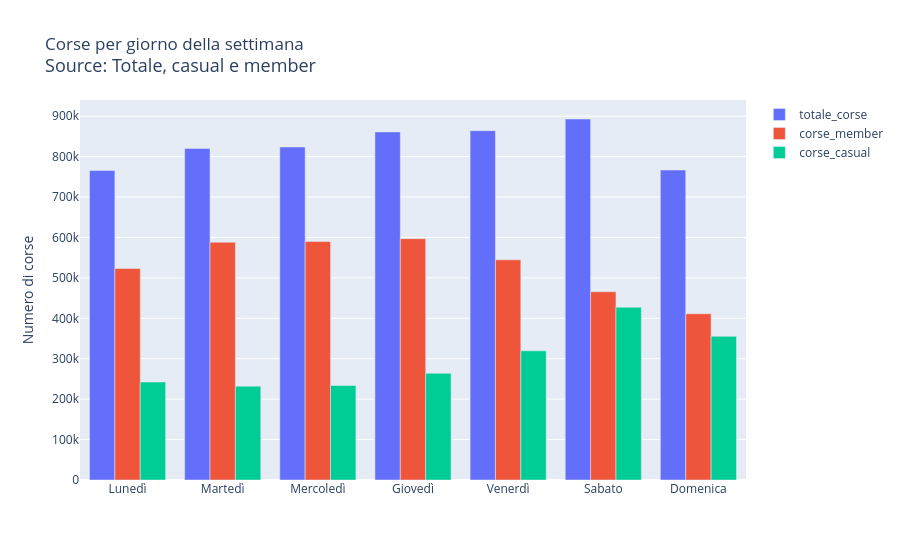

Notebook code cell kept with this figure:
### Code cell
#creo un grafico a barre per visualizzare il numero totale di corse, il numero di corse casual e member per ogni giorno della settimana
plot_df = weekend_summary.melt(
    id_vars='giorno',
    value_vars=['totale_corse', 'corse_member', 'corse_casual'],
    var_name='serie',
    value_name='valore'
)

fig = px.bar(
    plot_df,
    x='giorno',
    y='valore',
    color='serie',
    barmode='group',
    title='Corse per giorno della settimana di casual e membri',
    labels={'giorno': '', 'valore': 'Numero di corse', 'serie': ''}
)

fig.update_layout(
    title={
        'text': 'Corse per giorno della settimana<br><span style="font-size:18px;font-weight:normal;">Source: Totale, casual e member</span>'
    }
)


fig.show()

### Figure 1 — Plotly figure (JSON) as saved in the notebook; plotly's stock layout.template omitted (floating-point values rounded to 4 significant figures)
{"data": [{"alignmentgroup": "True", "hovertemplate": "=%{x}<br>Numero di corse=%{y}<extra></extra>", "legendgroup": "totale_corse", "marker": {"color": "#636efa", "pattern": {"shape": ""}}, "name": "totale_corse", "offsetgroup": "totale_corse", "orientation": "v", "showlegend": true, "textposition": "auto", "type": "bar", "x": ["Lunedì", "Martedì", "Mercoledì", "Giovedì", "Venerdì", "Sabato", "Domenica"], "xaxis": "x", "y": [765473, 820229, 823803, 861089, 864122, 893002, 766677], "yaxis": "y"}, {"alignmentgroup": "True", "hovertemplate": "=%{x}<br>Numero di corse=%{y}<extra></extra>", "legendgroup": "corse_member", "marker": {"color": "#EF553B", "pattern": {"shape": ""}}, "name": "corse_member", "offsetgroup": "corse_member", "orientation": "v", "showlegend": true, "textposition": "auto", "type": "bar", "x": ["Lunedì", "Martedì", "Mercoledì", "Giovedì", "Venerdì", "Sabato", "Domenica"], "xaxis": "x", "y": [523229, 588184, 589961, 597023, 544668, 465752, 411239], "yaxis": "y"}, {"alignmentgroup": "True", "hovertemplate": "=%{x}<br>Numero di corse=%{y}<extra></extra>", "legendgroup": "corse_casual", "marker": {"color": "#00cc96", "pattern": {"shape": ""}}, "name": "corse_casual", "offsetgroup": "corse_casual", "orientation": "v", "showlegend": true, "textposition": "auto", "type": "bar", "x": ["Lunedì", "Martedì", "Mercoledì", "Giovedì", "Venerdì", "Sabato", "Domenica"], "xaxis": "x", "y": [242244, 232045, 233842, 264066, 319454, 427250, 355438], "yaxis": "y"}], "layout": {"barmode": "group", "legend": {"title": {"text": ""}, "tracegroupgap": 0}, "title": {"text": "Corse per giorno della settimana<br><span style=\"font-size:18px;font-weight:normal;\">Source: Totale, casual e member</span>"}, "xaxis": {"anchor": "y", "domain": [0, 1], "title": {"text": ""}}, "yaxis": {"anchor": "x", "domain": [0, 1], "title": {"text": "Numero di corse"}}}}
